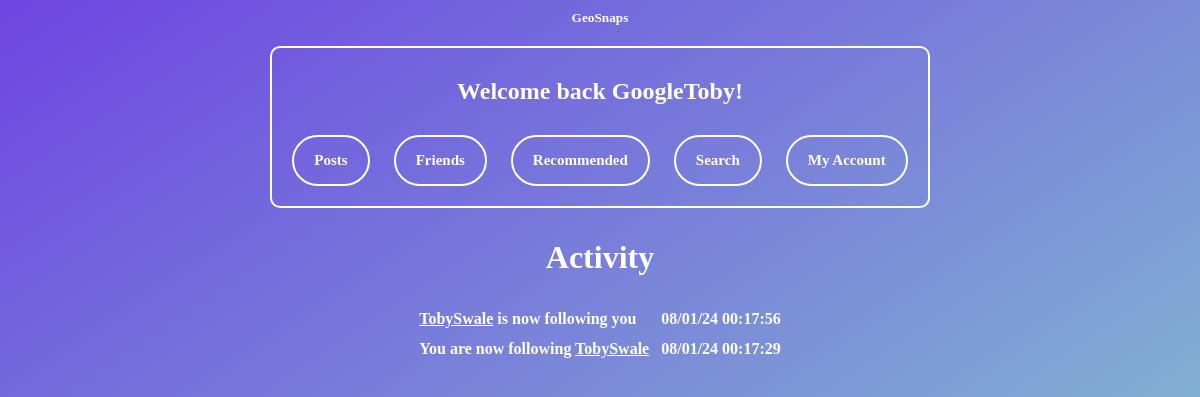
The page /activity (signed in) on the database as committed earlier.
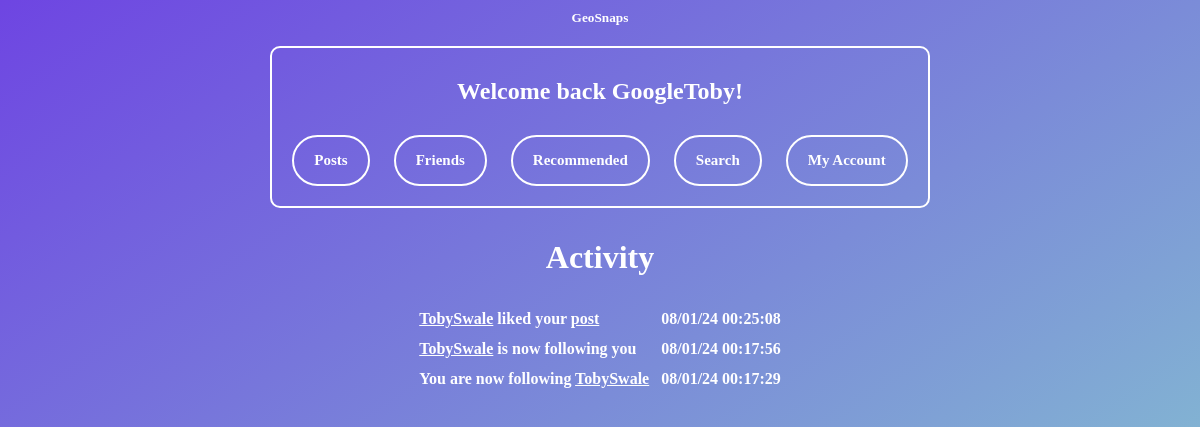
The same page on the database as committed later.
### tables this page shows
CREATE TABLE "friendrequests" (
	"usersend"	TEXT,
	"userreceive"	TEXT,
	"status"	INTEGER DEFAULT 0
, "timesent"	TEXT);

CREATE TABLE "Likes" (
	"id"	INTEGER,
	"usersliked"	TEXT
, "timesent"	TEXT);

### main.py (the view)
@web_site.route('/activity', methods=['GET', 'POST'])
def activity():
    msg = ""
    username = session["username"]
    con = sqlite3.connect('database.db')
    con.row_factory = sqlite3.Row
    cursor = con.cursor()
    sql = """SELECT Likes.usersliked, Likes.id, Likes.timesent
       FROM Likes
       JOIN Posts ON Likes.id = Posts.id
       WHERE Posts.user = ?"""
    cursor.execute(sql, (username,))
    rows = cursor.fetchall()
    newrows = []
    for row in rows:
        rowdict = dict(row)
        rowdict['type'] = 'like'
        newrows.append(rowdict)
    con.row_factory = sqlite3.Row
    cursor = con.cursor()
    sql = """SELECT friendrequests.usersend, friendrequests.timesent
           FROM friendrequests
           WHERE friendrequests.userreceive = ? AND status = 2"""
    cursor.execute(sql, (username,))
    rows2 = cursor.fetchall()
    newrows2 = []
    for row in rows2:
        rowdict = dict(row)
        rowdict['type'] = 'follower'
        newrows2.append(rowdict)
    con.row_factory = sqlite3.Row
    cursor = con.cursor()
    sql = "SELECT * FROM friendrequests WHERE userreceive = ? AND status = 1"
    cursor.execute(sql, (username,))
    rows3 = cursor.fetchall()
    newrows3 = []
    for row in rows3:
        rowdict = dict(row)
        rowdict['type'] = 'request'
        newrows3.append(rowdict)
    con.row_factory = sqlite3.Row
    cursor = con.cursor()
    sql = "SELECT * FROM friendrequests WHERE usersend = ? AND status = 2"
    cursor.execute(sql, (username,))
    rows4 = cursor.fetchall()
    newrows4 = []
    for row in rows4:
        rowdict = dict(row)
        rowdict['type'] = 'following'
        newrows4.append(rowdict)
    con.row_factory = sqlite3.Row
    cursor = con.cursor()
    sql = "SELECT * FROM friendrequests WHERE usersend = ? AND status = 1"
    cursor.execute(sql, (username,))
    rows5 = cursor.fetchall()
    newrows5 = []
    for row in rows5:
        rowdict = dict(row)
        rowdict['type'] = 'requestfollowing'
        newrows5.append(rowdict)
    newrows += newrows2
    newrows += newrows3
    newrows += newrows4
    newrows += newrows5
    rowsinsec = []
    for row in newrows:
        getdatetime = datetime.strptime(row["timesent"], "%d/%m/%y %H:%M:%S") #converts to known format
        datetimenow = datetime.now() #Gets time now
        datetimedif = datetimenow - getdatetime #finds dif
        timedif = datetimedif.total_seconds() #converts dif to s
        rowdict = dict(row) #sets var to old dict of row
        rowdict['timedif'] = timedif #adds sec dif to dict
        rowsinsec.append(rowdict) #appends to list
    sortedrows = sorted(rowsinsec, key=lambda x: x.get('timedif'))
    if sortedrows == []:
        msg = "No recent activity"
    return render_template("activity.html", rows=sortedrows, username=username,msg=msg)

### templates/activity.html (shortened to what this page needs)
{% extends 'base.html' %}
{% block content %}
<h1>Activity</h1>
<div class="namelink">
  <table class="centered-table" style="text-align: left;">
    {% for row in rows %}
    <tr>
      {% if row["type"] == "like" %}
        {% if row["usersliked"] != username %}
          <td><a href ='/viewaccount?id={{row["usersliked"]}}'>{{row["usersliked"]}}</a> liked your <a href ='/viewpost?id={{row["id"]}}'>post</a></td>
          <td>{{row["timesent"]}}</td>
        {% endif %}
      {% else %}
        {% if row["type"] == "follower" %}
          <td><a href ='/viewaccount?id={{row["usersend"]}}'>{{row["usersend"]}}</a> is now following you</td>
          <td>{{row["timesent"]}}</td>
        {% elif row["type"] == "request" %}
          <td><a href ='/acceptignore?id={{row["usersend"]}}'>{{row["usersend"]}}</a> has sent you a follow request</td>
          <td>{{row["timesent"]}}</td>
        {% elif row["type"] == "following" %}
          <td>You are now following <a href='/viewaccount?id={{row["userreceive"]}}'>{{row["userreceive"]}}</a></td>
          <td>{{row["timesent"]}}</td>
        {% elif row["type"] == "requestfollowing" %}
          <td>You sent a follow request to <a href='/viewaccount?id={{row["userreceive"]}}'>{{row["userreceive"]}}</a></td>
          <td>{{row["timesent"]}}</td>
        {% endif %}
      {% endif %}
    </tr>
    {% endfor %}
  </table>
</div>
{% endblock %}

### templates/base.html (shortened to what this page needs)
<html>
<head>
<link href="/static/style.css" rel="stylesheet">
</head>
<body>
<a href='/GeoSnaps' style="display: block; text-decoration: none; color: white; pointer-events: none;">
  <h5 style="margin: 0px;">
    <span style="pointer-events: auto;">GeoSnaps</span>
  </h5>
</a>
<div class="buttonbox">
  {% if session["username"] %}
    <h2>Welcome back {{ session["username"] }}!</h2>
    <a href ='/allposts' class="linkbutton">Posts</a>
    <a href ='/friends' class="linkbutton">Friends</a>
    <a href ='/recommended' class="linkbutton">Recommended</a>
    <a href ='/search' class="linkbutton">Search</a>
    <a href ='/account' class="linkbutton">My Account</a>
  {% else %}
    <h2>You are not logged in</h2>
    <a href ='/Index' class="linkbutton">Register</a>
    <a href ='/login' class="linkbutton">Login</a>
  {% endif %}
</div>
  {% block content %}{% endblock %}
</body>
</html>

### static/style.css (style rules this page uses)
body { background: linear-gradient(to bottom right, #6e45e2, #88d3ce); text-align: center; }
h1 { color:white; font-family:Verdana; }
h2 { color:white; font-family:Verdana; }
h5 { color:white; font-family:Verdana; }
a { font-weight:bold; text-decoration:none; margin:10px; }
.linkbutton { display: inline-flex; align-items: center; justify-content: center; padding: 15px 20px; font-family: "Verdana"; font-weight: 700; font-size: 15px; text-decoration: none; color: #FFFFFF; border: 2px solid #FFFFFF; border-radius: 30px; }
.buttonbox { border: 2px solid white; border-radius: 10px; padding: 10px; margin: 10px; display: inline-block; }
.centered-table { margin: 0 auto; color:white; font-family:Verdana; border: 1px solid transparent; border-spacing: 10px; font-weight:bold; text-align: center; }

### templates/activity.html (style rules this page uses)
.namelink a { text-decoration: underline; color: white; font-family:Verdana; margin: 0; }

Rows that differ between the two databases and show on the page:
added Likes: usersliked "TobySwale", timesent "08/01/24 00:25:08"
